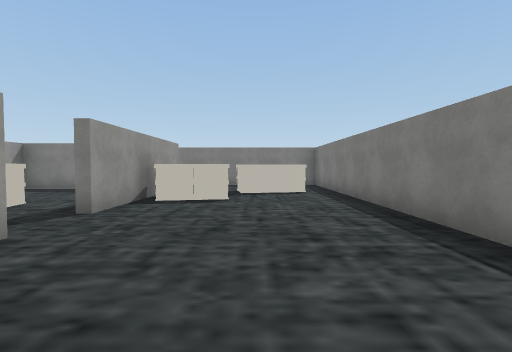
View 1 (above)

24 first-person views from a walk through a 3-D level made in the Unity game engine. The camera is 1.5 m above the floor, tilts 2° down and sees 85° across. The floor is counted in squares, 2 m on a side. Each view is taken from the middle of a square. On the plan, view 1 faces up. The plan holds only what a view shows up to about 10 squares ahead; the rest is blank. The player is left out. Door leaves are left out, so doorways stand open. Some surface patterns are stand-ins.

View 2
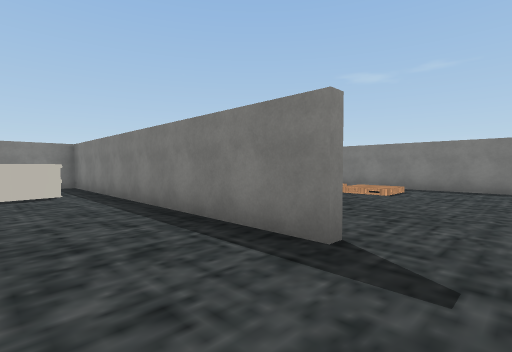

View 3
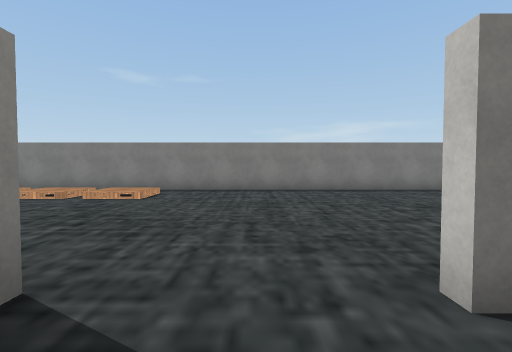

View 4
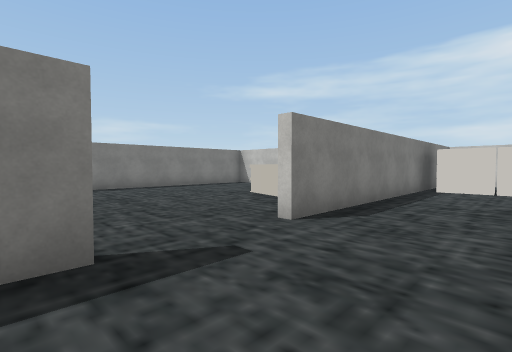

View 5
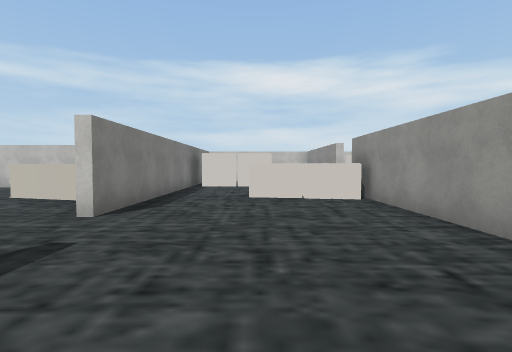

View 6
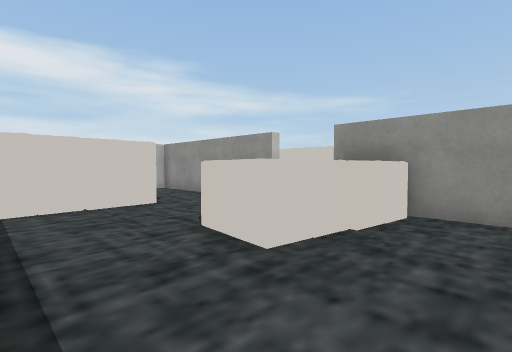

View 7
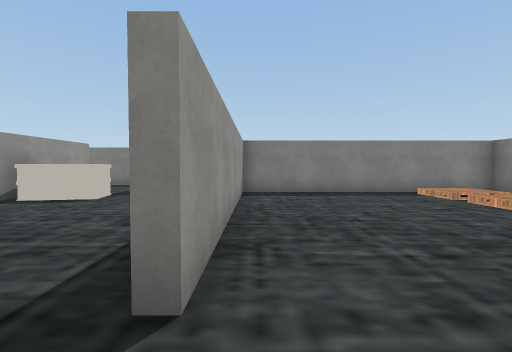

View 8
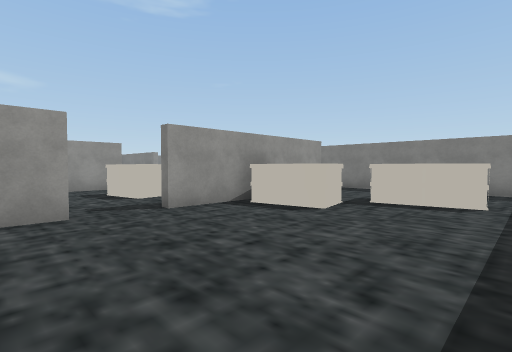

View 9
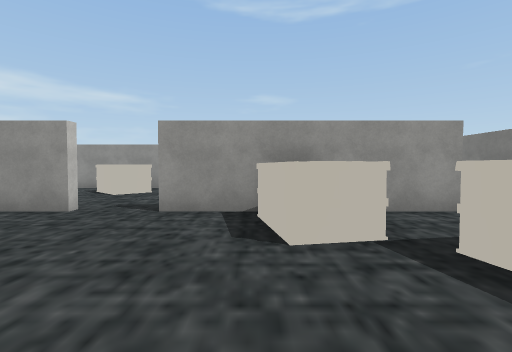

View 10
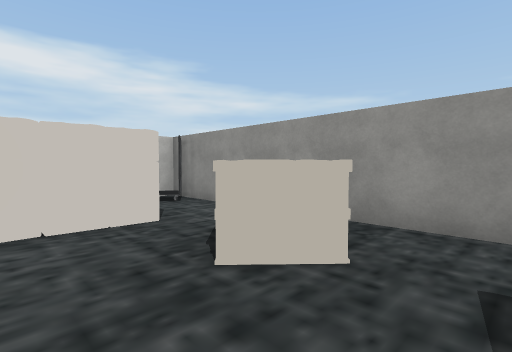

View 11
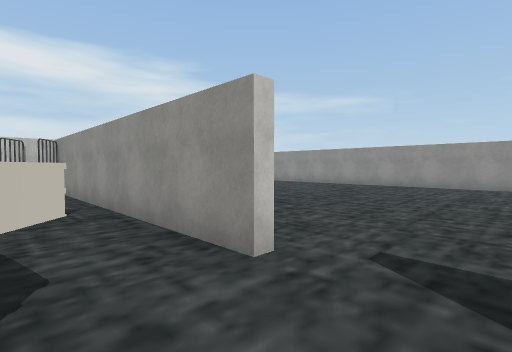

View 12
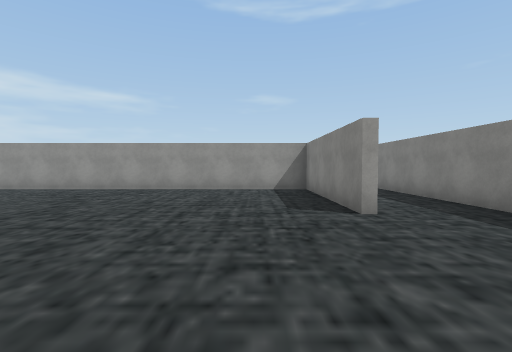

View 13
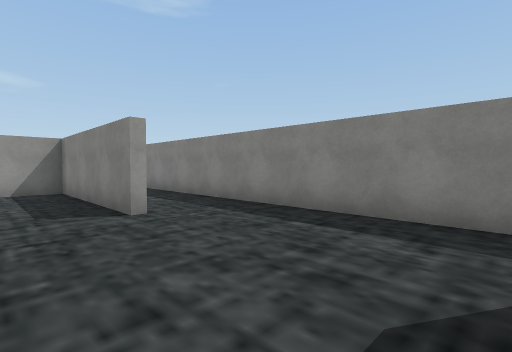

View 14
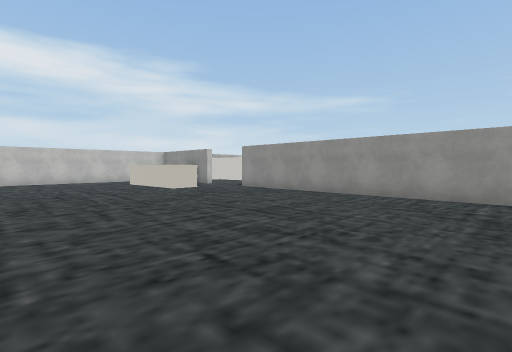

View 15
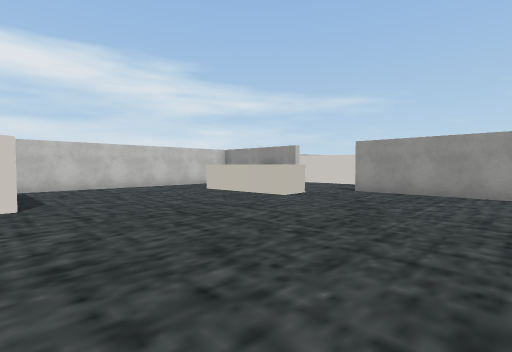

View 16
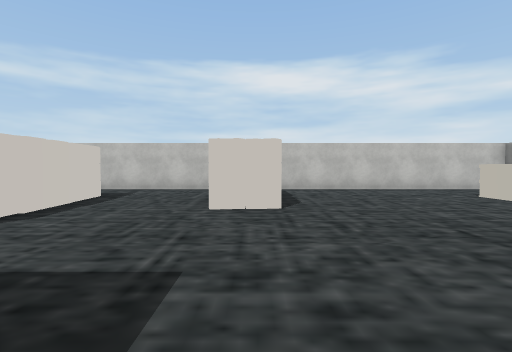

View 17
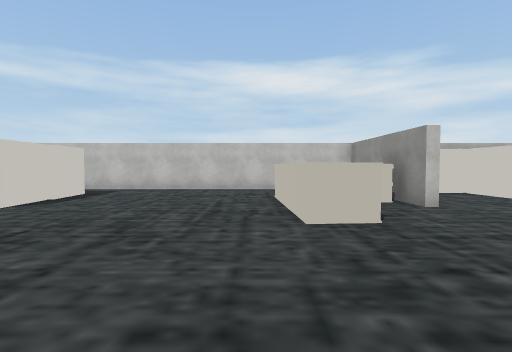

View 18
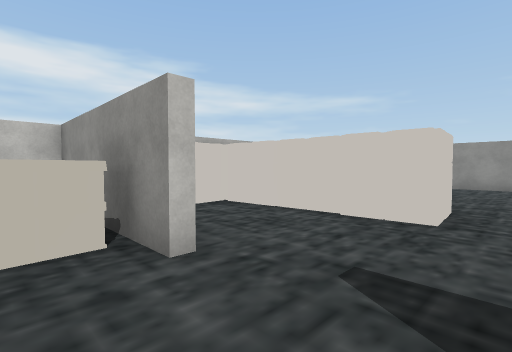

View 19
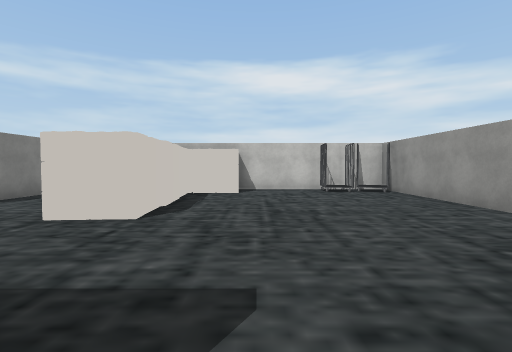

View 20
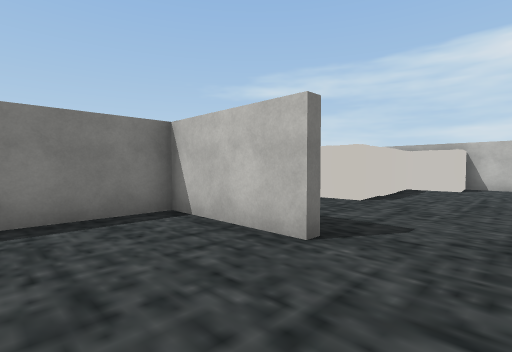

View 21
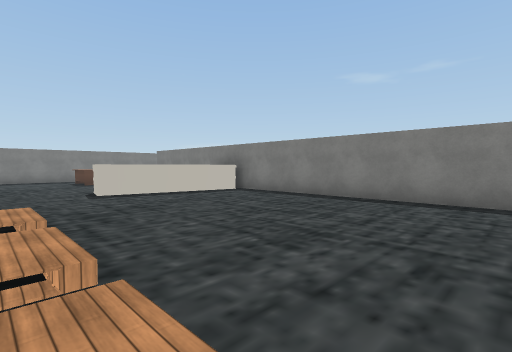

View 22
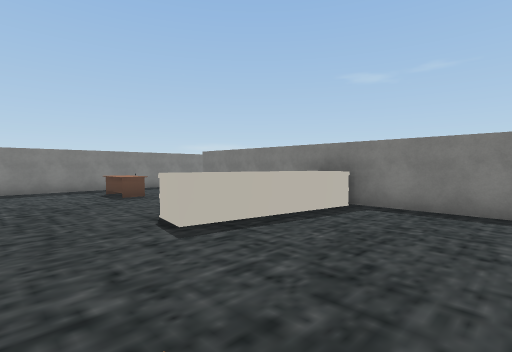

View 23
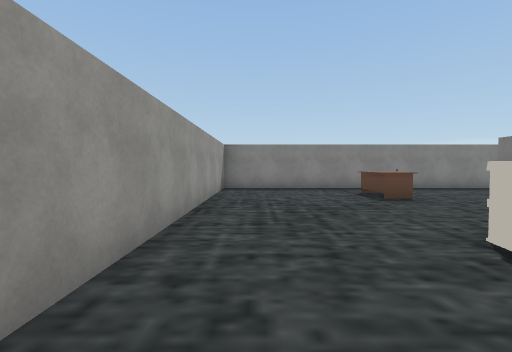

View 24
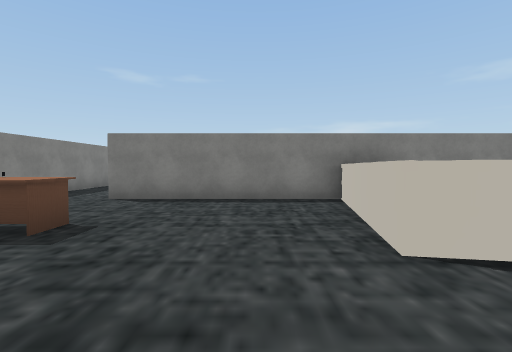

### Floor plan
Points are (right, up) in squares from view 1. A wall is a line through its corners. A room is listed if a view was taken in it or the views show most of it. See-through windows are left out.
Room 1 (views 1, 2, 3, 4, 5, 6, 7, 8, 9)
walls: (2.4, 1.4) (2.4, 11.1) (-3, 11.1); (-2.6, 0.2) (-2.6, -4.2); (-2.6, 3) (-2.6, 1.8); (2.6, 7.6) (2.6, 1.4); (6.4, -6.8) (9.1, -6.8); (-2.6, 9.5) (-2.6, 4.4); (2.4, -9.2) (2.4, -1); (9.9, -6) (9.9, 8.1) (2.6, 8.1); (-2.6, -8.9) (-2.6, -11.1)
ways out: opening at (-3, 3.5) to room 2; opening at (-9, 10.5) to room 3
objects: other object (-2, -4) to (-1, -4); other object (-2, 6) to (-1, 7); other object (0, -8) to (1, -8); other object (0, -5) to (0, -4); other object (0, 8) to (1, 9); other object (2, -8); other object (4, -4) to (6, -3)
Room 2 (views 10, 11)
walls: (-7.6, 5.4) (-7.6, -2.6) (-6.8, -2.6); (-5.9, 9.1) (-7.6, 9.1)
ways out: opening at (-3, 3.5) to room 1; opening at (-8, 6.5) to room 3
objects: other object (-7, -2); other object (-7, 2) to (-6, 3); other object (-6, 5) to (-5, 5); other object (-5, -1) to (-5, 0); other object (-4, -1) to (-4, 0)
Room 3 (views 12, 13, 14, 15, 16, 17, 18)
walls: (-17.1, -7) (-17.1, -11.1) (-3.9, -11.1); (-17.4, -9.4) (-17.4, -8.1); (-12.2, 8.7) (-17.1, 8.7) (-17.1, -4.9); (-27.1, -5.4) (-27.1, -9.6); (-8.1, 11.1) (-17.5, 11.1); (-27.1, -11.1) (-22.5, -11.1)
ways out: opening at (-9, 10.5) to room 1; opening at (-8, 6.5) to room 2; opening at (-23, -3) to room 4
objects: other object (-26, -10); other object (-22, -11) to (-22, -10); other object (-21, -10) to (-20, -10); other object (-21, -9) to (-20, -6); other object (-19, -11) to (-19, -10); other object (-16, -8); other object (-15, -9); other object (-15, -8); other object (-15, -7) to (-15, -6); other object (-9, -9) to (-8, -9); other object (-9, -8) to (-8, -7); other object (-5, -9) to (-4, -5)
Room 4 (views 19, 20, 21, 22, 23, 24)
walls: (-19.6, 6.4) (-19.6, 9.5); (-22.4, -2.4) (-19.6, -2.4) (-19.6, 4.5); (-16, 13.6) (-27.1, 13.6) (-27.1, 5.1)
ways out: opening at (-23, -3) to room 3
objects: other object (-24, 6) to (-23, 6); other object (-23, 11) to (-23, 12); other object (-22, 6); other object (-21, 6); other object (-20, 5) to (-20, 6)

Positions as (right, up) in squares from view 1, and headings:
1: (0, 0), facing up
2: (0, 0), facing up-right
3: (1, 0), facing right
4: (0, 2), facing down-right
5: (0, 3), facing down
6: (2, -2), facing down-left
7: (3, 0), facing up
8: (2, 2), facing up-left
9: (2, 6), facing left
10: (-4, 4), facing down-left
11: (-6, 7), facing down-left
12: (-8, 7), facing left
13: (-8, 7), facing up-left
14: (-10, 3), facing down-left
15: (-9, -1), facing down-left
16: (-9, -2), facing down
17: (-14, -2), facing down
18: (-16, -5), facing down-left
19: (-23, -2), facing down
20: (-24, 0), facing down-right
21: (-26, -2), facing up-right
22: (-26, 2), facing up-right
23: (-26, 4), facing up
24: (-26, 8), facing right
